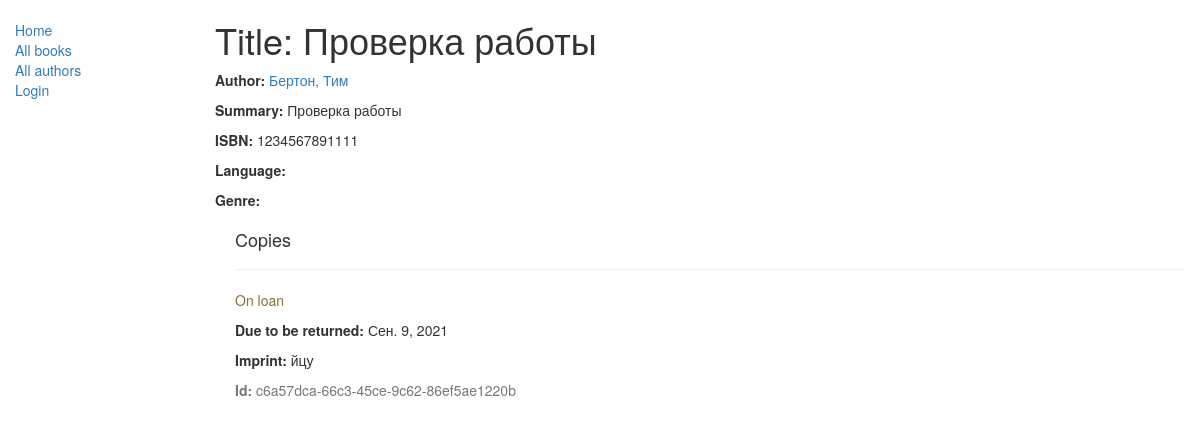
/catalog/book/1, run on the app's committed database.
### catalog/models.py (models this page shows, shortened)
class Book(models.Model):
    title = models.CharField(max_length=255)
    author = models.ForeignKey('Author', on_delete=models.SET_NULL, null=True )
    summary = models.TextField(max_length=1000,)
    isbn = models.CharField('ISBN',max_length=13, help_text='13 Character <a href="https://www.isbn-international.org/content/what-isbn">ISBN number</a>')
    ganre = models.ManyToManyField(Ganre, help_text='выбери жанр')
    def display_ganre(self):
        return ', '.join([ ganre.name for ganre in self.ganre.all()[:3] ])
    display_ganre.short_description = 'Ganre'

class Author(models.Model):
    first_name = models.CharField(max_length=100)
    last_name = models.CharField(max_length=100)
    date_of_birth = models.DateField(null=True, blank=True)
    date_of_death = models.DateField('Died', null=True, blank=True)
    def __str__(self):
        return f'{self.last_name}, {self.first_name}'
    class Meta:
        ordering = ['last_name']

class BookInstance(models.Model):
    id = models.UUIDField(primary_key=True, default=uuid.uuid4, help_text="Unique ID for this particular book across whole library")
    book = models.ForeignKey('Book', on_delete=models.SET_NULL, null=True)
    imprint = models.CharField(max_length=200)
    due_back = models.DateField(null=True, blank=True)
    borrower = models.ForeignKey(User, on_delete=models.SET_NULL, null=True, blank=True)
    LOAN_STATUS = (
        ('m', 'Maintenance'),
        ('o', 'On loan'),
        ('a', 'Available'),
        ('r', 'Reserved'),
    )
    status = models.CharField(max_length=1, choices=LOAN_STATUS, blank=True, default='m', help_text='Book availability')
    class Meta:
        ordering = ["due_back"]
        permissions = (("can_mark_returned", "Set book as returned"), ("can_marks_returned", "Can add log entry"),)

### catalog/views.py (the view)
# urls.py: path('book/<int:pk>', views.BookDetailView.as_view(), name='book-detail'),
class BookDetailView(generic.DetailView):
    model = Book

### catalog/templates/catalog/book_detail.html
{% extends "base_generic.html" %}
{% block content %}
  <h1>Title: {{ book.title }}</h1>
  <p><strong>Author:</strong> <a href="{% url 'author-detail' book.author.pk %}">{{ book.author }}</a></p>
  <p><strong>Summary:</strong> {{ book.summary }}</p>
  <p><strong>ISBN:</strong> {{ book.isbn }}</p>
  <p><strong>Language:</strong> {{ book.language }}</p>
  <p><strong>Genre:</strong> {{ book.genre.all|join:", " }}</p>
  <div style="margin-left:20px;margin-top:20px">
    <h4>Copies</h4>
    {% for copy in book.bookinstance_set.all %}
      <hr>
      <p class="{% if copy.status == 'a' %}text-success{% elif copy.status == 'm' %}text-danger{% else %}text-warning{% endif %}">
        {{ copy.get_status_display }}
      </p>
      {% if copy.status != 'a' %}
        <p><strong>Due to be returned:</strong> {{ copy.due_back }}</p>
      {% endif %}
      <p><strong>Imprint:</strong> {{ copy.imprint }}</p>
      <p class="text-muted"><strong>Id:</strong> {{ copy.id }}</p>
    {% endfor %}
  </div>
{% endblock %}

### data on the page
Book: title "Проверка работы", author "Бертон, Тим", summary "Проверка работы", isbn "1234567891111"
BookInstance: status "On loan", due_back "Сен. 9, 2021", imprint "йцу", id "c6a57dca-66c3-45ce-9c62-86ef5ae1220b"
